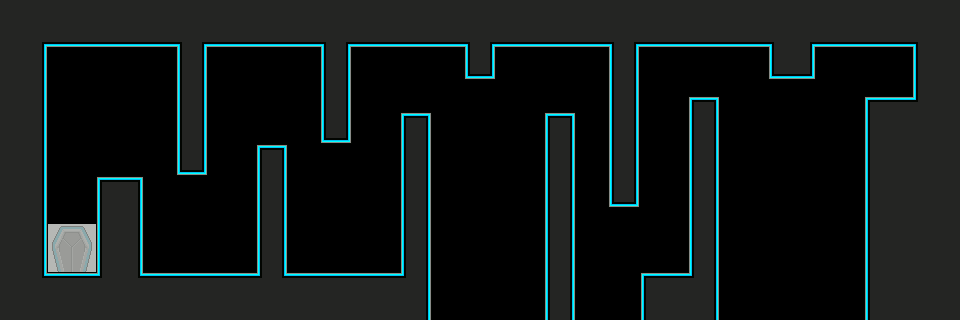

The image is a tile-based game level rendered from a .tmx file. Its description and source (layers, tilesets, objects; grid data summarised) follow:
An orthogonal 60x20 tile map with 16x16 px tiles, 1 tile layer (Tile Layer 1), 2 tilesets and 8 objects.

<map version="1.0" orientation="orthogonal" renderorder="right-down" width="60" height="20" tilewidth="16" tileheight="16">
 <tileset firstgid="1" source="main.tsx" />
 <tileset firstgid="501" source="objects.tsx" />
 <layer name="Tile Layer 1" width="60" height="20">
  <data>[1200 cells, 1200 non-empty, 23 distinct tile ids]</data>
 </layer>
 <objectgroup name="Object Layer 1">
  <object gid="501" x="40" y="288" />
  <object gid="504" x="856" y="104" />
  <object gid="510" x="88" y="196" />
  <object gid="505" x="24" y="296" />
  <object gid="505" x="56" y="296" />
  <object gid="510" x="240" y="164" />
  <object gid="510" x="384" y="132" />
  <object gid="510" x="672" y="116" />
 </objectgroup>
</map>
